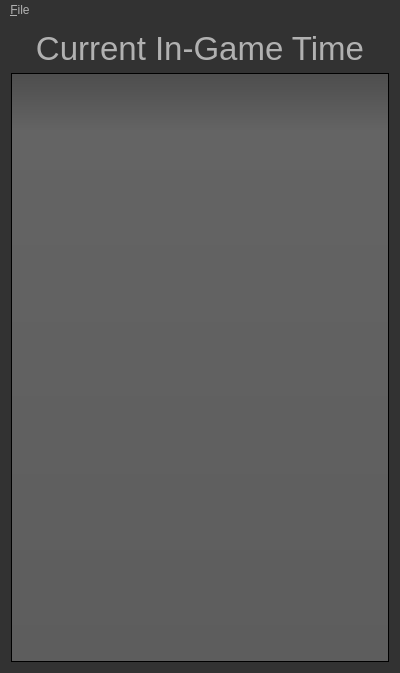
<?xml version="1.0" encoding="UTF-8"?>
<ui version="4.0">
 <class>MainWindow</class>
 <widget class="QMainWindow" name="MainWindow">
  <property name="geometry">
   <rect>
    <x>0</x>
    <y>0</y>
    <width>400</width>
    <height>673</height>
   </rect>
  </property>
  <property name="windowTitle">
   <string>Silent Hill 2 Watcher</string>
  </property>
  <property name="styleSheet">
   <string notr="true">QToolTip
{
     border: 1px solid black;
     background-color: #ffa02f;
     padding: 1px;
     border-radius: 3px;
     opacity: 100;
}

QWidget
{
    color: #b1b1b1;
    background-color: #323232;
}
QTreeWidget {
    color: rgb(255,255,255);
	background-color: rgb(40,40,40);
}
QWidget:item:hover
{
    background-color: QLinearGradient( x1: 0, y1: 0, x2: 0, y2: 1, stop: 0 #ffa02f, stop: 1 #ca0619);
    color: #000000;
}

QWidget:item:selected
{
    background-color: QLinearGradient( x1: 0, y1: 0, x2: 0, y2: 1, stop: 0 #ffa02f, stop: 1 #d7801a);
}

QMenuBar::item
{
    background: transparent;
}

QMenuBar::item:selected
{
    background: transparent;
    border: 1px solid #ffaa00;
}

QMenuBar::item:pressed
{
    background: #444;
    border: 1px solid #000;
    background-color: QLinearGradient(
        x1:0, y1:0,
        x2:0, y2:1,
        stop:1 #212121,
        stop:0.4 #343434/*,
        stop:0.2 #343434,
        stop:0.1 #ffaa00*/
    );
    margin-bottom:-1px;
    padding-bottom:1px;
}

QMenu
{
    border: 1px solid #000;
}

QMenu::item
{
    padding: 2px 20px 2px 20px;
}

QMenu::item:selected
{
    color: #000000;
}

QWidget:disabled
{
    color: #404040;
    background-color: #323232;
}

QAbstractItemView
{
    background-color: QLinearGradient( x1: 0, y1: 0, x2: 0, y2: 1, stop: 0 #4d4d4d, stop: 0.1 #646464, stop: 1 #5d5d5d);
}

QWidget:focus
{
    /*border: 2px solid QLinearGradient( x1: 0, y1: 0, x2: 0, y2: 1, stop: 0 #ffa02f, stop: 1 #d7801a);*/
}

QLineEdit
{
    background-color: QLinearGradient( x1: 0, y1: 0, x2: 0, y2: 1, stop: 0 #4d4d4d, stop: 0 #646464, stop: 1 #5d5d5d);
    padding: 1px;
    border-style: solid;
    border: 1px solid #1e1e1e;
    border-radius: 5;
}

QPushButton
{
    color: #b1b1b1;
    background-color: QLinearGradient( x1: 0, y1: 0, x2: 0, y2: 1, stop: 0 #565656, stop: 0.1 #525252, stop: 0.5 #4e4e4e, stop: 0.9 #4a4a4a, stop: 1 #464646);
    border-width: 1px;
    border-color: #1e1e1e;
    border-style: solid;
    border-radius: 6;
    padding: 3px;
    font-size: 12px;
    padding-left: 5px;
    padding-right: 5px;
}

QPushButton:pressed
{
    background-color: QLinearGradient( x1: 0, y1: 0, x2: 0, y2: 1, stop: 0 #2d2d2d, stop: 0.1 #2b2b2b, stop: 0.5 #292929, stop: 0.9 #282828, stop: 1 #252525);
}

QComboBox
{
    selection-background-color: #ffaa00;
    background-color: QLinearGradient( x1: 0, y1: 0, x2: 0, y2: 1, stop: 0 #565656, stop: 0.1 #525252, stop: 0.5 #4e4e4e, stop: 0.9 #4a4a4a, stop: 1 #464646);
    border-style: solid;
    border: 1px solid #1e1e1e;
    border-radius: 5;
}

QComboBox:hover,QPushButton:hover
{
    border: 2px solid QLinearGradient( x1: 0, y1: 0, x2: 0, y2: 1, stop: 0 #ffa02f, stop: 1 #d7801a);
}


QComboBox:on
{
    padding-top: 3px;
    padding-left: 4px;
    background-color: QLinearGradient( x1: 0, y1: 0, x2: 0, y2: 1, stop: 0 #2d2d2d, stop: 0.1 #2b2b2b, stop: 0.5 #292929, stop: 0.9 #282828, stop: 1 #252525);
    selection-background-color: #ffaa00;
}

QComboBox QAbstractItemView
{
    border: 2px solid darkgray;
    selection-background-color: QLinearGradient( x1: 0, y1: 0, x2: 0, y2: 1, stop: 0 #ffa02f, stop: 1 #d7801a);
}

QComboBox::drop-down
{
     subcontrol-origin: padding;
     subcontrol-position: top right;
     width: 15px;

     border-left-width: 0px;
     border-left-color: darkgray;
     border-left-style: solid; /* just a single line */
     border-top-right-radius: 3px; /* same radius as the QComboBox */
     border-bottom-right-radius: 3px;
 }

QComboBox::down-arrow
{
     image: url(:/down_arrow.png);
}

QGroupBox:focus
{
border: 2px solid QLinearGradient( x1: 0, y1: 0, x2: 0, y2: 1, stop: 0 #ffa02f, stop: 1 #d7801a);
}

QTextEdit:focus
{
    border: 2px solid QLinearGradient( x1: 0, y1: 0, x2: 0, y2: 1, stop: 0 #ffa02f, stop: 1 #d7801a);
}

QScrollBar:horizontal {
     border: 1px solid #222222;
     background: QLinearGradient( x1: 0, y1: 0, x2: 0, y2: 1, stop: 0.0 #121212, stop: 0.2 #282828, stop: 1 #484848);
     height: 7px;
     margin: 0px 16px 0 16px;
}

QScrollBar::handle:horizontal
{
      background: QLinearGradient( x1: 0, y1: 0, x2: 1, y2: 0, stop: 0 #ffa02f, stop: 0.5 #d7801a, stop: 1 #ffa02f);
      min-height: 20px;
      border-radius: 2px;
}

QScrollBar::add-line:horizontal {
      border: 1px solid #1b1b19;
      border-radius: 2px;
      background: QLinearGradient( x1: 0, y1: 0, x2: 1, y2: 0, stop: 0 #ffa02f, stop: 1 #d7801a);
      width: 14px;
      subcontrol-position: right;
      subcontrol-origin: margin;
}

QScrollBar::sub-line:horizontal {
      border: 1px solid #1b1b19;
      border-radius: 2px;
      background: QLinearGradient( x1: 0, y1: 0, x2: 1, y2: 0, stop: 0 #ffa02f, stop: 1 #d7801a);
      width: 14px;
     subcontrol-position: left;
     subcontrol-origin: margin;
}

QScrollBar::right-arrow:horizontal, QScrollBar::left-arrow:horizontal
{
      border: 1px solid black;
      width: 1px;
      height: 1px;
      background: white;
}

QScrollBar::add-page:horizontal, QScrollBar::sub-page:horizontal
{
      background: none;
}

QScrollBar:vertical
{
      background: QLinearGradient( x1: 0, y1: 0, x2: 1, y2: 0, stop: 0.0 #121212, stop: 0.2 #282828, stop: 1 #484848);
      width: 7px;
      margin: 16px 0 16px 0;
      border: 1px solid #222222;
}

QScrollBar::handle:vertical
{
      background: QLinearGradient( x1: 0, y1: 0, x2: 0, y2: 1, stop: 0 #ffa02f, stop: 0.5 #d7801a, stop: 1 #ffa02f);
      min-height: 20px;
      border-radius: 2px;
}

QScrollBar::add-line:vertical
{
      border: 1px solid #1b1b19;
      border-radius: 2px;
      background: QLinearGradient( x1: 0, y1: 0, x2: 0, y2: 1, stop: 0 #ffa02f, stop: 1 #d7801a);
      height: 14px;
      subcontrol-position: bottom;
      subcontrol-origin: margin;
}

QScrollBar::sub-line:vertical
{
      border: 1px solid #1b1b19;
      border-radius: 2px;
      background: QLinearGradient( x1: 0, y1: 0, x2: 0, y2: 1, stop: 0 #d7801a, stop: 1 #ffa02f);
      height: 14px;
      subcontrol-position: top;
      subcontrol-origin: margin;
}

QScrollBar::up-arrow:vertical, QScrollBar::down-arrow:vertical
{
      border: 1px solid black;
      width: 1px;
      height: 1px;
      background: white;
}


QScrollBar::add-page:vertical, QScrollBar::sub-page:vertical
{
      background: none;
}

QTextEdit
{
    background-color: #242424;
}

QPlainTextEdit
{
    background-color: #242424;
}

QHeaderView::section
{
    background-color: QLinearGradient(x1:0, y1:0, x2:0, y2:1, stop:0 #616161, stop: 0.5 #505050, stop: 0.6 #434343, stop:1 #656565);
    color: white;
    padding-left: 4px;
    border: 1px solid #6c6c6c;
}

QCheckBox:disabled
{
color: #414141;
}

QDockWidget::title
{
    text-align: center;
    spacing: 3px; /* spacing between items in the tool bar */
    background-color: QLinearGradient(x1:0, y1:0, x2:0, y2:1, stop:0 #323232, stop: 0.5 #242424, stop:1 #323232);
}

QDockWidget::close-button, QDockWidget::float-button
{
    text-align: center;
    spacing: 1px; /* spacing between items in the tool bar */
    background-color: QLinearGradient(x1:0, y1:0, x2:0, y2:1, stop:0 #323232, stop: 0.5 #242424, stop:1 #323232);
}

QDockWidget::close-button:hover, QDockWidget::float-button:hover
{
    background: #242424;
}

QDockWidget::close-button:pressed, QDockWidget::float-button:pressed
{
    padding: 1px -1px -1px 1px;
}

QMainWindow::separator
{
    background-color: QLinearGradient(x1:0, y1:0, x2:0, y2:1, stop:0 #161616, stop: 0.5 #151515, stop: 0.6 #212121, stop:1 #343434);
    color: white;
    padding-left: 4px;
    border: 1px solid #4c4c4c;
    spacing: 3px; /* spacing between items in the tool bar */
}

QMainWindow::separator:hover
{

    background-color: QLinearGradient(x1:0, y1:0, x2:0, y2:1, stop:0 #d7801a, stop:0.5 #b56c17 stop:1 #ffa02f);
    color: white;
    padding-left: 4px;
    border: 1px solid #6c6c6c;
    spacing: 3px; /* spacing between items in the tool bar */
}

QToolBar::handle
{
     spacing: 3px; /* spacing between items in the tool bar */
     background: url(:/images/handle.png);
}

QMenu::separator
{
    height: 2px;
    background-color: QLinearGradient(x1:0, y1:0, x2:0, y2:1, stop:0 #161616, stop: 0.5 #151515, stop: 0.6 #212121, stop:1 #343434);
    color: white;
    padding-left: 4px;
    margin-left: 10px;
    margin-right: 5px;
}

QProgressBar
{
    border: 2px solid grey;
    border-radius: 5px;
    text-align: center;
}

QProgressBar::chunk
{
    background-color: #d7801a;
    width: 2.15px;
    margin: 0.5px;
}

QTabBar::tab {
    color: #b1b1b1;
    border: 1px solid #444;
    border-bottom-style: none;
    background-color: #323232;
    padding-left: 10px;
    padding-right: 10px;
    padding-top: 3px;
    padding-bottom: 2px;
    margin-right: -1px;
}

QTabWidget::pane {
    border: 1px solid #444;
    top: 1px;
}

QTabBar::tab:last
{
    margin-right: 0; /* the last selected tab has nothing to overlap with on the right */
    border-top-right-radius: 3px;
}

QTabBar::tab:first:!selected
{
 margin-left: 0px; /* the last selected tab has nothing to overlap with on the right */


    border-top-left-radius: 3px;
}

QTabBar::tab:!selected
{
    color: #b1b1b1;
    border-bottom-style: solid;
    margin-top: 3px;
    background-color: QLinearGradient(x1:0, y1:0, x2:0, y2:1, stop:1 #212121, stop:.4 #343434);
}

QTabBar::tab:selected
{
    border-top-left-radius: 3px;
    border-top-right-radius: 3px;
    margin-bottom: 0px;
}

QTabBar::tab:!selected:hover
{
    /*border-top: 2px solid #ffaa00;
    padding-bottom: 3px;*/
    border-top-left-radius: 3px;
    border-top-right-radius: 3px;
    background-color: QLinearGradient(x1:0, y1:0, x2:0, y2:1, stop:1 #212121, stop:0.4 #343434, stop:0.2 #343434, stop:0.1 #ffaa00);
}

QRadioButton::indicator:checked, QRadioButton::indicator:unchecked{
    color: #b1b1b1;
    background-color: #323232;
    border: 1px solid #b1b1b1;
    border-radius: 6px;
}

QRadioButton::indicator:checked
{
    background-color: qradialgradient(
        cx: 0.5, cy: 0.5,
        fx: 0.5, fy: 0.5,
        radius: 1.0,
        stop: 0.25 #ffaa00,
        stop: 0.3 #323232
    );
}

QCheckBox::indicator{
    color: #b1b1b1;
    background-color: #323232;
    border: 1px solid #b1b1b1;
    width: 9px;
    height: 9px;
}

QRadioButton::indicator
{
    border-radius: 6px;
}

QRadioButton::indicator:hover, QCheckBox::indicator:hover
{
    border: 1px solid #ffaa00;
}

QCheckBox::indicator:checked
{
    image:url(:/images/checkbox.png);
}

QCheckBox::indicator:disabled, QRadioButton::indicator:disabled
{
    border: 1px solid #444;
}</string>
  </property>
  <widget class="QWidget" name="centralWidget">
   <layout class="QVBoxLayout" name="verticalLayout">
    <item>
     <widget class="QLabel" name="sys_time">
      <property name="font">
       <font>
        <pointsize>25</pointsize>
        <weight>50</weight>
        <bold>false</bold>
       </font>
      </property>
      <property name="text">
       <string>Current In-Game Time</string>
      </property>
      <property name="scaledContents">
       <bool>true</bool>
      </property>
      <property name="alignment">
       <set>Qt::AlignHCenter|Qt::AlignTop</set>
      </property>
     </widget>
    </item>
    <item>
     <widget class="QTreeWidget" name="treeWidget">
      <property name="sizeAdjustPolicy">
       <enum>QAbstractScrollArea::AdjustToContents</enum>
      </property>
      <property name="editTriggers">
       <set>QAbstractItemView::NoEditTriggers</set>
      </property>
      <property name="alternatingRowColors">
       <bool>false</bool>
      </property>
      <property name="selectionMode">
       <enum>QAbstractItemView::NoSelection</enum>
      </property>
      <property name="sortingEnabled">
       <bool>true</bool>
      </property>
      <attribute name="headerVisible">
       <bool>false</bool>
      </attribute>
      <attribute name="headerMinimumSectionSize">
       <number>100</number>
      </attribute>
      <column>
       <property name="text">
        <string>Property</string>
       </property>
      </column>
      <column>
       <property name="text">
        <string>Value</string>
       </property>
      </column>
      <column>
       <property name="text">
        <string>Time</string>
       </property>
      </column>
     </widget>
    </item>
   </layout>
  </widget>
  <widget class="QMenuBar" name="menuBar">
   <property name="geometry">
    <rect>
     <x>0</x>
     <y>0</y>
     <width>400</width>
     <height>21</height>
    </rect>
   </property>
   <widget class="QMenu" name="menu_File">
    <property name="title">
     <string>&amp;File</string>
    </property>
    <addaction name="action_New_Run"/>
    <addaction name="action_Load"/>
    <addaction name="action_Save"/>
    <addaction name="separator"/>
    <addaction name="action_About"/>
    <addaction name="action_Exit"/>
   </widget>
   <addaction name="menu_File"/>
  </widget>
  <action name="action_Load">
   <property name="text">
    <string>&amp;Load</string>
   </property>
  </action>
  <action name="action_Save">
   <property name="text">
    <string>&amp;Save</string>
   </property>
  </action>
  <action name="action_Exit">
   <property name="text">
    <string>&amp;Exit</string>
   </property>
  </action>
  <action name="action_About">
   <property name="text">
    <string>&amp;About</string>
   </property>
  </action>
  <action name="action_New_Run">
   <property name="text">
    <string>&amp;New Run</string>
   </property>
  </action>
 </widget>
 <layoutdefault spacing="6" margin="11"/>
 <resources/>
 <connections/>
</ui>
